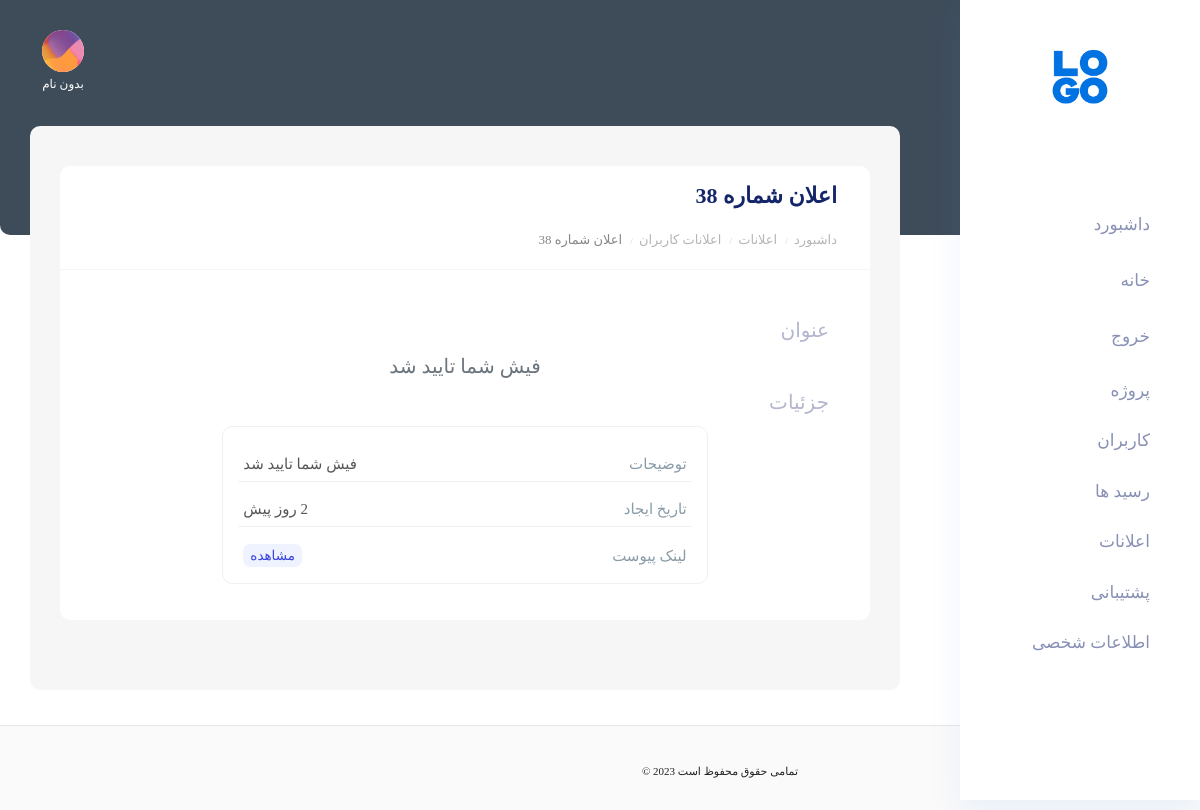
Screenshot of /u/dashboard/notification/user/detail/38 (signed in) with the database file from the repository.
### account/models.py (models this page shows, shortened)
class User(AbstractUser):
    ROLE_USER_OPTIONS = (
        ('normal_user', 'کاربر عادی'),
        ('financial_user', 'ادمین مالی'),
        ('super_user', 'ادمین وِیژه'),
    )
    first_name = models.CharField("first name", max_length=150, blank=True, default="بدون نام")
    username = None
    email = models.EmailField("email address", null=True, blank=True, unique=True)
    phonenumber = PhoneNumberField(region='IR', unique=True)
    is_phonenumber_confirmed = models.BooleanField(default=False)
    role = models.CharField(max_length=20, choices=ROLE_USER_OPTIONS, default='normal_user')
    USERNAME_FIELD = "phonenumber"
    REQUIRED_FIELDS = []
    objects = CustomBaseUserManager()
    normal_user = NormalUserManager()
    financial_user = FinancialUserManager()
    super_user = SuperUserManager()
    class Meta:
        ordering = '-id',
    @property
    def is_admin(self):
        return True if self.role in settings.ADMIN_USER_ROLES else False
    @property
    def is_common_admin(self):
        return True if self.role in settings.COMMON_ADMIN_USER_ROLES else False
    @property
    def is_super_admin(self):
        return True if self.role in settings.SUPER_ADMIN_ROLES else False
    def get_full_name(self):
        fl = f'{self.first_name} {self.last_name}'.strip() or 'بدون نام'
        return fl
    def get_image_url(self):
        return '/static/images/dashboard/client_img.png'

### notification/models.py (models this page shows, shortened)
class NotificationUser(BaseModel):
    type = models.CharField(max_length=100)
    title = models.CharField(max_length=150)
    description = models.TextField(null=True, blank=True)
    image = models.ImageField(upload_to=upload_notification_src, null=True, blank=True, max_length=400)
    kwargs = JSONField(null=True, blank=True)
    send_notify = models.BooleanField(default=True)
    to_user = models.ForeignKey(User, on_delete=models.CASCADE)
    is_showing = models.BooleanField(default=True)
    class Meta:
        ordering = '-id',
    def get_image(self):
        try:
            return self.image.url
        except:
            return None

### notification/views/dashboard.py (the view)
# urls.py: path('u/dashboard/notification/user/detail/<int:notification_id>', dashboard.NotificationUserDetail.as_view(), name='notification_dashboard_user_detail'),
class NotificationUserDetail(LoginRequiredMixinCustom, View):
    template_name = 'notification/dashboard/detail-user.html'
    def get(self, request, notification_id):
        notification = get_object_or_404(NotificationUser, id=notification_id)
        user = request.user
        if notification.to_user != user and user.is_admin is False:
            raise Http404
        context = {
            'notification': notification
        }
        return render(request, self.template_name, context)

### core/auth/mixins.py (called while the page is built)
    def dispatch(self, request, *args, **kwargs):
        if not request.user.is_authenticated:
            return self.handle_no_permission()
        if not request.user.is_phonenumber_confirmed:
            return redirect('account:confirm_phonenumber')
        return super().dispatch(request, *args, **kwargs)

### core/models/base.py (called while the page is built)
    def get_created_at_timepast(self):
        return get_timesince_persian(self.created_at)

### core/utils.py (called while the page is built)
def get_time(frmt='%Y-%m-%d_%H:%M'):
    t = timezone.now()
    if frmt is not None:
        t = t.strftime(frmt)
    return t

def get_timesince_persian(time):
    time_server = get_time(None)
    diff_time = datetime.datetime(time_server.year, time_server.month, time_server.day, time_server.hour,
                                  time_server.minute) - datetime.datetime(time.year, time.month, time.day, time.hour,
                                                                          time.minute)
    diff_time_sec = diff_time.total_seconds()
    min = int(diff_time_sec // 60 % 60)
    hour = int(diff_time_sec // 3600)
    day = diff_time.days
    result = ''
    if min > 0:
        result = f'{min} دقیقه پیش'
    else:
        result = f'لحظاتی پیش'
    if hour > 0:
        result = f'{hour} ساعت پیش'
    if day > 0:
        result = f'{day}  روز پیش'
    return result

### notification/templates/notification/dashboard/detail-user.html (shortened to what this page needs)
{% extends 'account/dashboard/components/base/base_template.html' %}
{% block Content %}
    {% include 'account/dashboard/components/base/nav.html' %}
    <section class="main_content dashboard_part large_header_bg">
        {% include 'account/dashboard/components/base/header.html' %}
        <div class="main_content_iner">
            <div class="container-fluid p-0 ">
                <div class="col-lg-12">
                    <div class="white_card mb_30">
                        <div class="white_card_header">
                            <div class="box_header m-0">
                                <div class="main-title">
                                    <h3 class="m-0">
                                        اعلان
                                        شماره
                                        {{ notification.id }}
                                    </h3>
                                </div>
                            </div>
                            <div class="breadcrumb">
                                <ul>
                                    <li>
                                        <a href="{% url 'account:dashboard' %}">داشبورد</a>
                                    </li>
                                    <li>
                                        <a href="#">اعلانات</a>
                                    </li>
                                    <li>
                                        <a href="{% url 'notification:notification_dashboard_user_list' %}">اعلانات کاربران</a>
                                    </li>
                                    <li>
                                        <a href="">
                                            اعلان
                                            شماره
                                            {{ notification.id }}
                                        </a>
                                    </li>
                                </ul>
                            </div>
                        </div>
                        <div class="white_card_body">
                            <div class="card-body">
                                <div class="container-title">
                                    <p>
                                        عنوان
                                    </p>
                                </div>
                                <div class="text-center">
                                    <p class="font-size-16 text-muted">{{ notification.title }}</p>
                                </div>
                                <div class="container-title">
                                    <p>
                                        جزئیات
                                    </p>
                                </div>
                                <div class="detail col-11 col-md-10 col-lg-8 mx-auto">
                                    <div class="detail-field">
                                        <span>توضیحات</span>
                                        <p>{{ notification.description }}</p>
                                    </div>
                                    <div class="detail-field">
                                        <span>تاریخ ایجاد</span>
                                        <p>{{ notification.get_created_at_timepast }}</p>
                                    </div>
                                    {% if notification.kwargs.link %}
                                        <div class="detail-field">
                                            <span>لینک پیوست</span>
                                            <p><a href="{{ notification.kwargs.link }}">مشاهده</a></p>
                                        </div>
                                    {% endif %}
                                </div>
                            </div>
                        </div>
                    </div>
                </div>
            </div>
        </div>
        {% include 'account/dashboard/components/base/footer.html' %}
    </section>
{% endblock %}

### account/templates/account/dashboard/components/base/header.html (shortened to what this page needs)
{% load static %}
<header>
    <div class="container-fluid g-0">
        <div class="row">
            <div class="col-lg-12 p-0 ">
                <div class="header_iner d-flex justify-content-between align-items-center">
                    <div class="header_right d-flex justify-content-between align-items-center">
                        <div class="header_notification_warp d-flex align-items-center">
                            <li class="m-1" title="اعلانات">
                                <a href="{% url 'notification:notification_dashboard_user_personal_list' %}"><i
                                        class="fa fa-bell"></i></a>
                            </li>
                            <li class="m-1" title="خروج">
                                <a href="{% url 'account:logout' %}">
                                    <i class="fa fa-sign-out-alt"></i>
                                </a>
                            </li>
                        </div>
                        <div class="profile_info text-center mx-4">
                            <a href="{% url 'account:info_detail' %}">
                                <img src="{{ user.get_image_url }}" alt="{{ user.get_full_name }}">
                                <p class="font-60 text-center text-white">
                                    {{ user.get_full_name|truncatechars:30 }}
                                </p>
                            </a>
                        </div>
                    </div>
                </div>
            </div>
        </div>
    </div>
</header>

### static/styles/form.css (style rules this page uses)
::placeholder { font-family: 'Vazir'; font-size: 80%; color: #aaa; }

### static/styles/base.css (style rules this page uses)
* { margin: 0; padding: 0; box-sizing: border-box; }
body { font-family: 'Vazir'; }
.font-60 { font-size: 60% !important; }
.breadcrumb { margin-bottom: 0 !important; margin-top: 13px; }
.breadcrumb ul { direction: rtl; width: 100%; display: block; }
.breadcrumb li { font-size: 65%; display: inline-block; color: #b5b5b5; }
.breadcrumb li:after { content: "/"; margin: 0 3px; font-size: 70%; color: #ccc; }
.breadcrumb li:last-of-type:after { content: ""; margin: 0; }
.breadcrumb li a { color: inherit; }
.breadcrumb a[href=""] { color: #878787; }

### notification/templates/notification/dashboard/detail-user.html (style rules this page uses)
.detail { direction: rtl; border: 1px solid #f0f0f0; border-radius: 10px; padding: 10px; }
.detail-field { margin: 10px 5px; display: flex; justify-content: space-between; align-items: center; padding: 5px; border-bottom: 1px solid #f2f2f2; }
.detail-field:last-of-type { margin-top: 12px; margin-bottom: 0; border-bottom: none; }
.detail-field > span { font-size: 75%; color: #889ba6; }
.detail-field p { margin: 0; display: inline-block; font-size: 75%; color: #555; }
.detail-field a { font-size: 90%; background: #eef3ff; color: #3741e0; padding: 4px 7px; border-radius: 7px; }

### rows the page displays
User: get_full_name "بدون نام"
NotificationUser: id "38", title "فیش شما تایید شد", description "فیش شما تایید شد", get_created_at_timepast "2 روز پیش"
